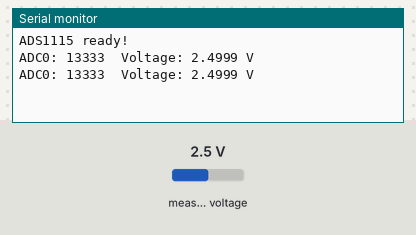
Simulated run of this sketch. Board: ESP32. Shown: the last lines printed to the serial monitor. The test bench sets the inputs (shaded band); at power-on: measured voltage 2.5 V.

Above: at 1.2 s.
1.3 s: measured voltage set to 0.1 V
At 2.6 s:
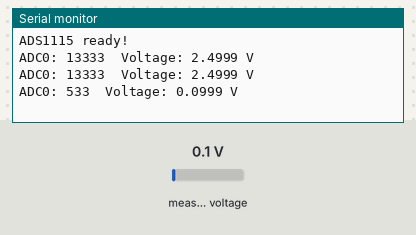
2.8 s: measured voltage set to 1.2 V
At 3.9 s:
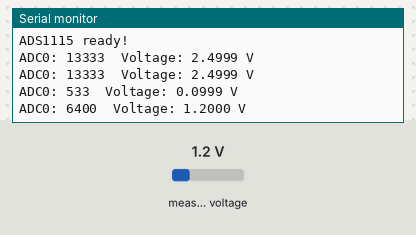
Timing chart, 0 to 5.8 s (numbered marks = the images above; inputs shaded):
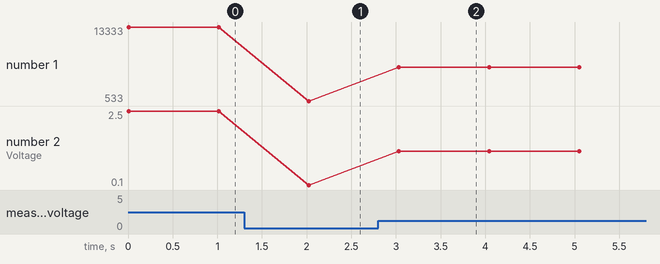

Measured:
- after the input at 1.3 s, the serial monitor: prints a new line after 0.73 s (image 1)
- after the input at 2.8 s, the serial monitor: prints a new line after 0.23 s (image 2)
- plotted number 1: 13333 → 533 after the input at 1.3 s, 533 → 6400 after the input at 2.8 s
- plotted number 2: 2.5 → 0.1 after the input at 1.3 s, 0.1 → 1.2 after the input at 2.8 s

The sketch:

sketch_jun15a.ino
```cpp
// Pastikan menggunakan library terbaru
// Gunakan ini jika library ESP32 V3.2.0+++
// Adafruit_ADS1X15 library versi terbaru
// ESP32 board package versi terbaru
// By @IlhamGods

#include <Wire.h>
#include <Adafruit_ADS1X15.h>

Adafruit_ADS1115 ads;

void setup(void) {
  Serial.begin(9600);

  // Set I2C frequency lebih rendah untuk stabilitas
  Wire.setClock(100000); // 100kHz instead of default 400kHz

  // Inisialisasi dengan timeout
  if (!ads.begin()) {
    Serial.println("ADS1115 initialization failed!");
    while(1); // Stop execution
  }

  Serial.println("ADS1115 ready!");
}

void loop(void) {
  // Reading dengan exception handling
  try {
    int16_t adc0 = ads.readADC_SingleEnded(0);
    float voltage = ads.computeVolts(adc0); // Gunakan fungsi bawaan library

    Serial.print("ADC0: "); Serial.print(adc0);
    Serial.print("\tVoltage: "); Serial.print(voltage, 4); Serial.println(" V");
  } catch (...) {
    Serial.println("Error reading ADC");
  }

  delay(1000);
}
```
